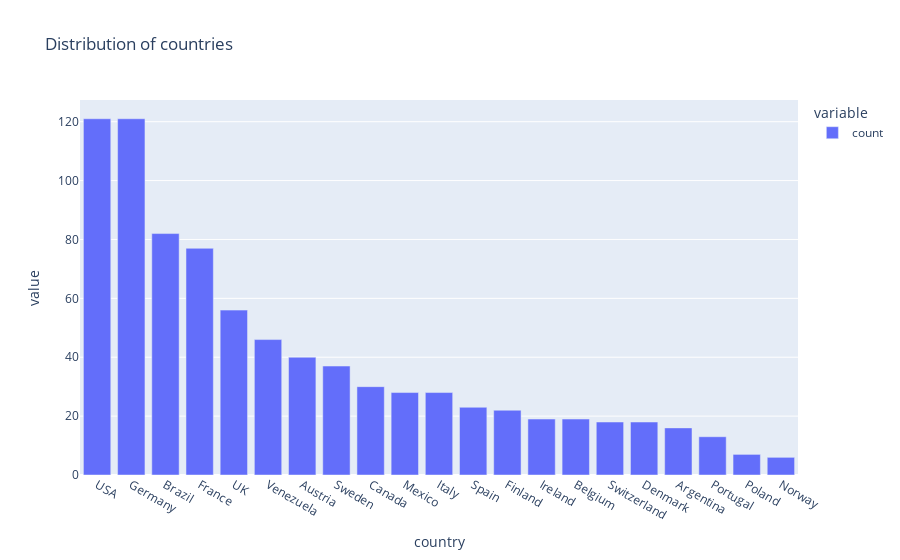

The notebook cell saved with this chart:
### Code cell
px.bar(data_frame=orders.country.value_counts() , title='Distribution of countries')

### Figure 1 — Plotly figure (JSON) as saved in the notebook; plotly's stock layout.template omitted (floating-point values rounded to 4 significant figures)
{"data": [{"alignmentgroup": "True", "hovertemplate": "variable=count<br>country=%{x}<br>value=%{y}<extra></extra>", "legendgroup": "count", "marker": {"color": "#636efa", "pattern": {"shape": ""}}, "name": "count", "offsetgroup": "count", "orientation": "v", "showlegend": true, "textposition": "auto", "type": "bar", "x": ["USA", "Germany", "Brazil", "France", "UK", "Venezuela", "Austria", "Sweden", "Canada", "Mexico", "Italy", "Spain", "Finland", "Ireland", "Belgium", "Switzerland", "Denmark", "Argentina", "Portugal", "Poland", "Norway"], "xaxis": "x", "y": [121, 121, 82, 77, 56, 46, 40, 37, 30, 28, 28, 23, 22, 19, 19, 18, 18, 16, 13, 7, 6], "yaxis": "y"}], "layout": {"barmode": "relative", "legend": {"title": {"text": "variable"}, "tracegroupgap": 0}, "title": {"text": "Distribution of countries"}, "xaxis": {"anchor": "y", "domain": [0, 1], "title": {"text": "country"}}, "yaxis": {"anchor": "x", "domain": [0, 1], "title": {"text": "value"}}}}
